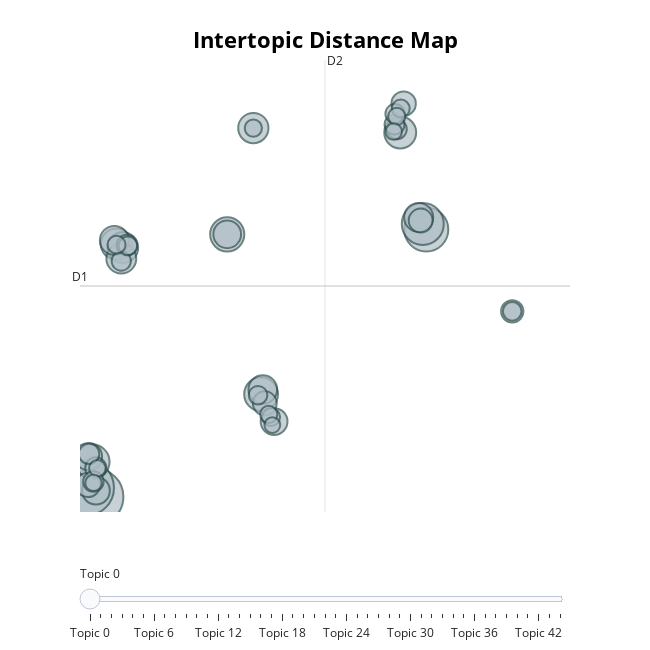

Source (notebook cell):
### Markdown cell above
## Visualize Topics
After having trained our `BERTopic` model, we can iteratively go through perhaps a hundred topic to get a good 
understanding of the topics that were extract. However, that takes quite some time and lacks a global representation. 
Instead, we can visualize the topics that were generated in a way very similar to 
[LDAvis](https://github.com/cpsievert/LDAvis):

### Code cell
topic_model.visualize_topics()

### Figure 1 — Plotly figure (JSON) as saved in the notebook; plotly's stock layout.template omitted (floating-point values rounded to 4 significant figures; data arrays with more than 128 entries replaced by an {"elided": "..."} marker saying what was removed)
{"data": [{"customdata": {"elided": "45x3 mixed values"}, "hovertemplate": "<b>Topic %{customdata[0]}</b><br>Words: %{customdata[1]}<br>Size: %{customdata[2]}", "legendgroup": "", "marker": {"color": "#B0BEC5", "line": {"color": "DarkSlateGrey", "width": 2}, "size": [129, 125, 78, 71, 47, 47, 46, 41, 39, 38, 37, 36, 34, 34, 33, 31, 31, 30, 29, 24, 24, 23, 23, 20, 18, 17, 17, 17, 16, 16, 15, 15, 14, 14, 14, 13, 13, 13, 12, 12, 12, 11, 11, 11, 10], "sizemode": "area", "sizeref": 0.08063, "symbol": "circle"}, "mode": "markers", "name": "", "orientation": "v", "showlegend": false, "type": "scatter", "x": [-2.543, -3.256, 23.79, 23.5, 7.96, -2.753, 10.65, 21.71, -0.8565, -0.3425, 10.04, -0.4598, -1.009, 23.18, 10.79, -2.476, 7.96, -3.073, 11.68, -3.113, 21.98, 10.95, 23.34, 30.62, -2.491, -2.681, -0.01639, -3.027, 21.44, 21.26, -0.464, 21.3, 30.61, 10.41, 0.0621, 21.75, 11.45, -0.8388, 21.44, 11.26, 10.04, -2.362, 21.19, -2.67, 11.54], "xaxis": "x", "y": [-5.041, -4.593, 8.179, 8.458, 7.944, -3.307, 0.03545, 12.99, 7.469, 7.287, 13.2, 6.745, 7.644, 8.782, 0.2659, -4.74, 7.944, -3.052, -1.321, -4.453, 14.41, -0.4179, 8.627, 4.134, -3.616, -4.293, 7.411, -2.912, 13.14, 13.38, 6.623, 13.92, 4.135, -0.01655, 7.37, 14.17, -1.097, 7.431, 13.78, -0.9642, 13.2, -3.635, 13.03, -4.352, -1.494], "yaxis": "y"}], "layout": {"annotations": [{"showarrow": false, "text": "D1", "x": -3.744, "y": 5.387, "yshift": 10}, {"showarrow": false, "text": "D2", "x": 15.73, "xshift": 10, "y": 16.57}], "height": 650, "hoverlabel": {"bgcolor": "white", "font": {"family": "Rockwell", "size": 16}}, "legend": {"itemsizing": "constant", "tracegroupgap": 0}, "margin": {"t": 60}, "shapes": [{"line": {"color": "#CFD8DC", "width": 2}, "type": "line", "x0": 15.73, "x1": 15.73, "y0": -5.797, "y1": 16.57}, {"line": {"color": "#9E9E9E", "width": 2}, "type": "line", "x0": -3.744, "x1": 35.21, "y0": 5.387, "y1": 5.387}], "sliders": [{"active": 0, "pad": {"t": 50}, "steps": [{"args": [{"marker.color": [["red", "#B0BEC5", "#B0BEC5", "#B0BEC5", "#B0BEC5", "#B0BEC5", "#B0BEC5", "#B0BEC5", "#B0BEC5", "#B0BEC5", "#B0BEC5", "#B0BEC5", "#B0BEC5", "#B0BEC5", "#B0BEC5", "#B0BEC5", "#B0BEC5", "#B0BEC5", "#B0BEC5", "#B0BEC5", "#B0BEC5", "#B0BEC5", "#B0BEC5", "#B0BEC5", "#B0BEC5", "#B0BEC5", "#B0BEC5", "#B0BEC5", "#B0BEC5", "#B0BEC5", "#B0BEC5", "#B0BEC5", "#B0BEC5", "#B0BEC5", "#B0BEC5", "#B0BEC5", "#B0BEC5", "#B0BEC5", "#B0BEC5", "#B0BEC5", "#B0BEC5", "#B0BEC5", "#B0BEC5", "#B0BEC5", "#B0BEC5"]]}], "label": "Topic 0", "method": "update"}, {"args": [{"marker.color": [["#B0BEC5", "red", "#B0BEC5", "#B0BEC5", "#B0BEC5", "#B0BEC5", "#B0BEC5", "#B0BEC5", "#B0BEC5", "#B0BEC5", "#B0BEC5", "#B0BEC5", "#B0BEC5", "#B0BEC5", "#B0BEC5", "#B0BEC5", "#B0BEC5", "#B0BEC5", "#B0BEC5", "#B0BEC5", "#B0BEC5", "#B0BEC5", "#B0BEC5", "#B0BEC5", "#B0BEC5", "#B0BEC5", "#B0BEC5", "#B0BEC5", "#B0BEC5", "#B0BEC5", "#B0BEC5", "#B0BEC5", "#B0BEC5", "#B0BEC5", "#B0BEC5", "#B0BEC5", "#B0BEC5", "#B0BEC5", "#B0BEC5", "#B0BEC5", "#B0BEC5", "#B0BEC5", "#B0BEC5", "#B0BEC5", "#B0BEC5"]]}], "label": "Topic 1", "method": "update"}, {"args": [{"marker.color": [["#B0BEC5", "#B0BEC5", "red", "#B0BEC5", "#B0BEC5", "#B0BEC5", "#B0BEC5", "#B0BEC5", "#B0BEC5", "#B0BEC5", "#B0BEC5", "#B0BEC5", "#B0BEC5", "#B0BEC5", "#B0BEC5", "#B0BEC5", "#B0BEC5", "#B0BEC5", "#B0BEC5", "#B0BEC5", "#B0BEC5", "#B0BEC5", "#B0BEC5", "#B0BEC5", "#B0BEC5", "#B0BEC5", "#B0BEC5", "#B0BEC5", "#B0BEC5", "#B0BEC5", "#B0BEC5", "#B0BEC5", "#B0BEC5", "#B0BEC5", "#B0BEC5", "#B0BEC5", "#B0BEC5", "#B0BEC5", "#B0BEC5", "#B0BEC5", "#B0BEC5", "#B0BEC5", "#B0BEC5", "#B0BEC5", "#B0BEC5"]]}], "label": "Topic 2", "method": "update"}, {"args": [{"marker.color": [["#B0BEC5", "#B0BEC5", "#B0BEC5", "red", "#B0BEC5", "#B0BEC5", "#B0BEC5", "#B0BEC5", "#B0BEC5", "#B0BEC5", "#B0BEC5", "#B0BEC5", "#B0BEC5", "#B0BEC5", "#B0BEC5", "#B0BEC5", "#B0BEC5", "#B0BEC5", "#B0BEC5", "#B0BEC5", "#B0BEC5", "#B0BEC5", "#B0BEC5", "#B0BEC5", "#B0BEC5", "#B0BEC5", "#B0BEC5", "#B0BEC5", "#B0BEC5", "#B0BEC5", "#B0BEC5", "#B0BEC5", "#B0BEC5", "#B0BEC5", "#B0BEC5", "#B0BEC5", "#B0BEC5", "#B0BEC5", "#B0BEC5", "#B0BEC5", "#B0BEC5", "#B0BEC5", "#B0BEC5", "#B0BEC5", "#B0BEC5"]]}], "label": "Topic 3", "method": "update"}, {"args": [{"marker.color": [["#B0BEC5", "#B0BEC5", "#B0BEC5", "#B0BEC5", "red", "#B0BEC5", "#B0BEC5", "#B0BEC5", "#B0BEC5", "#B0BEC5", "#B0BEC5", "#B0BEC5", "#B0BEC5", "#B0BEC5", "#B0BEC5", "#B0BEC5", "#B0BEC5", "#B0BEC5", "#B0BEC5", "#B0BEC5", "#B0BEC5", "#B0BEC5", "#B0BEC5", "#B0BEC5", "#B0BEC5", "#B0BEC5", "#B0BEC5", "#B0BEC5", "#B0BEC5", "#B0BEC5", "#B0BEC5", "#B0BEC5", "#B0BEC5", "#B0BEC5", "#B0BEC5", "#B0BEC5", "#B0BEC5", "#B0BEC5", "#B0BEC5", "#B0BEC5", "#B0BEC5", "#B0BEC5", "#B0BEC5", "#B0BEC5", "#B0BEC5"]]}], "label": "Topic 4", "method": "update"}, {"args": [{"marker.color": [["#B0BEC5", "#B0BEC5", "#B0BEC5", "#B0BEC5", "#B0BEC5", "red", "#B0BEC5", "#B0BEC5", "#B0BEC5", "#B0BEC5", "#B0BEC5", "#B0BEC5", "#B0BEC5", "#B0BEC5", "#B0BEC5", "#B0BEC5", "#B0BEC5", "#B0BEC5", "#B0BEC5", "#B0BEC5", "#B0BEC5", "#B0BEC5", "#B0BEC5", "#B0BEC5", "#B0BEC5", "#B0BEC5", "#B0BEC5", "#B0BEC5", "#B0BEC5", "#B0BEC5", "#B0BEC5", "#B0BEC5", "#B0BEC5", "#B0BEC5", "#B0BEC5", "#B0BEC5", "#B0BEC5", "#B0BEC5", "#B0BEC5", "#B0BEC5", "#B0BEC5", "#B0BEC5", "#B0BEC5", "#B0BEC5", "#B0BEC5"]]}], "label": "Topic 5", "method": "update"}, {"args": [{"marker.color": [["#B0BEC5", "#B0BEC5", "#B0BEC5", "#B0BEC5", "#B0BEC5", "#B0BEC5", "red", "#B0BEC5", "#B0BEC5", "#B0BEC5", "#B0BEC5", "#B0BEC5", "#B0BEC5", "#B0BEC5", "#B0BEC5", "#B0BEC5", "#B0BEC5", "#B0BEC5", "#B0BEC5", "#B0BEC5", "#B0BEC5", "#B0BEC5", "#B0BEC5", "#B0BEC5", "#B0BEC5", "#B0BEC5", "#B0BEC5", "#B0BEC5", "#B0BEC5", "#B0BEC5", "#B0BEC5", "#B0BEC5", "#B0BEC5", "#B0BEC5", "#B0BEC5", "#B0BEC5", "#B0BEC5", "#B0BEC5", "#B0BEC5", "#B0BEC5", "#B0BEC5", "#B0BEC5", "#B0BEC5", "#B0BEC5", "#B0BEC5"]]}], "label": "Topic 6", "method": "update"}, {"args": [{"marker.color": [["#B0BEC5", "#B0BEC5", "#B0BEC5", "#B0BEC5", "#B0BEC5", "#B0BEC5", "#B0BEC5", "red", "#B0BEC5", "#B0BEC5", "#B0BEC5", "#B0BEC5", "#B0BEC5", "#B0BEC5", "#B0BEC5", "#B0BEC5", "#B0BEC5", "#B0BEC5", "#B0BEC5", "#B0BEC5", "#B0BEC5", "#B0BEC5", "#B0BEC5", "#B0BEC5", "#B0BEC5", "#B0BEC5", "#B0BEC5", "#B0BEC5", "#B0BEC5", "#B0BEC5", "#B0BEC5", "#B0BEC5", "#B0BEC5", "#B0BEC5", "#B0BEC5", "#B0BEC5", "#B0BEC5", "#B0BEC5", "#B0BEC5", "#B0BEC5", "#B0BEC5", "#B0BEC5", "#B0BEC5", "#B0BEC5", "#B0BEC5"]]}], "label": "Topic 7", "method": "update"}, {"args": [{"marker.color": [["#B0BEC5", "#B0BEC5", "#B0BEC5", "#B0BEC5", "#B0BEC5", "#B0BEC5", "#B0BEC5", "#B0BEC5", "red", "#B0BEC5", "#B0BEC5", "#B0BEC5", "#B0BEC5", "#B0BEC5", "#B0BEC5", "#B0BEC5", "#B0BEC5", "#B0BEC5", "#B0BEC5", "#B0BEC5", "#B0BEC5", "#B0BEC5", "#B0BEC5", "#B0BEC5", "#B0BEC5", "#B0BEC5", "#B0BEC5", "#B0BEC5", "#B0BEC5", "#B0BEC5", "#B0BEC5", "#B0BEC5", "#B0BEC5", "#B0BEC5", "#B0BEC5", "#B0BEC5", "#B0BEC5", "#B0BEC5", "#B0BEC5", "#B0BEC5", "#B0BEC5", "#B0BEC5", "#B0BEC5", "#B0BEC5", "#B0BEC5"]]}], "label": "Topic 8", "method": "update"}, {"args": [{"marker.color": [["#B0BEC5", "#B0BEC5", "#B0BEC5", "#B0BEC5", "#B0BEC5", "#B0BEC5", "#B0BEC5", "#B0BEC5", "#B0BEC5", "red", "#B0BEC5", "#B0BEC5", "#B0BEC5", "#B0BEC5", "#B0BEC5", "#B0BEC5", "#B0BEC5", "#B0BEC5", "#B0BEC5", "#B0BEC5", "#B0BEC5", "#B0BEC5", "#B0BEC5", "#B0BEC5", "#B0BEC5", "#B0BEC5", "#B0BEC5", "#B0BEC5", "#B0BEC5", "#B0BEC5", "#B0BEC5", "#B0BEC5", "#B0BEC5", "#B0BEC5", "#B0BEC5", "#B0BEC5", "#B0BEC5", "#B0BEC5", "#B0BEC5", "#B0BEC5", "#B0BEC5", "#B0BEC5", "#B0BEC5", "#B0BEC5", "#B0BEC5"]]}], "label": "Topic 9", "method": "update"}, {"args": [{"marker.color": [["#B0BEC5", "#B0BEC5", "#B0BEC5", "#B0BEC5", "#B0BEC5", "#B0BEC5", "#B0BEC5", "#B0BEC5", "#B0BEC5", "#B0BEC5", "red", "#B0BEC5", "#B0BEC5", "#B0BEC5", "#B0BEC5", "#B0BEC5", "#B0BEC5", "#B0BEC5", "#B0BEC5", "#B0BEC5", "#B0BEC5", "#B0BEC5", "#B0BEC5", "#B0BEC5", "#B0BEC5", "#B0BEC5", "#B0BEC5", "#B0BEC5", "#B0BEC5", "#B0BEC5", "#B0BEC5", "#B0BEC5", "#B0BEC5", "#B0BEC5", "#B0BEC5", "#B0BEC5", "#B0BEC5", "#B0BEC5", "#B0BEC5", "#B0BEC5", "#B0BEC5", "#B0BEC5", "#B0BEC5", "#B0BEC5", "#B0BEC5"]]}], "label": "Topic 10", "method": "update"}, {"args": [{"marker.color": [["#B0BEC5", "#B0BEC5", "#B0BEC5", "#B0BEC5", "#B0BEC5", "#B0BEC5", "#B0BEC5", "#B0BEC5", "#B0BEC5", "#B0BEC5", "#B0BEC5", "red", "#B0BEC5", "#B0BEC5", "#B0BEC5", "#B0BEC5", "#B0BEC5", "#B0BEC5", "#B0BEC5", "#B0BEC5", "#B0BEC5", "#B0BEC5", "#B0BEC5", "#B0BEC5", "#B0BEC5", "#B0BEC5", "#B0BEC5", "#B0BEC5", "#B0BEC5", "#B0BEC5", "#B0BEC5", "#B0BEC5", "#B0BEC5", "#B0BEC5", "#B0BEC5", "#B0BEC5", "#B0BEC5", "#B0BEC5", "#B0BEC5", "#B0BEC5", "#B0BEC5", "#B0BEC5", "#B0BEC5", "#B0BEC5", "#B0BEC5"]]}], "label": "Topic 11", "method": "update"}, {"args": [{"marker.color": [["#B0BEC5", "#B0BEC5", "#B0BEC5", "#B0BEC5", "#B0BEC5", "#B0BEC5", "#B0BEC5", "#B0BEC5", "#B0BEC5", "#B0BEC5", "#B0BEC5", "#B0BEC5", "red", "#B0BEC5", "#B0BEC5", "#B0BEC5", "#B0BEC5", "#B0BEC5", "#B0BEC5", "#B0BEC5", "#B0BEC5", "#B0BEC5", "#B0BEC5", "#B0BEC5", "#B0BEC5", "#B0BEC5", "#B0BEC5", "#B0BEC5", "#B0BEC5", "#B0BEC5", "#B0BEC5", "#B0BEC5", "#B0BEC5", "#B0BEC5", "#B0BEC5", "#B0BEC5", "#B0BEC5", "#B0BEC5", "#B0BEC5", "#B0BEC5", "#B0BEC5", "#B0BEC5", "#B0BEC5", "#B0BEC5", "#B0BEC5"]]}], "label": "Topic 12", "method": "update"}, {"args": [{"marker.color": [["#B0BEC5", "#B0BEC5", "#B0BEC5", "#B0BEC5", "#B0BEC5", "#B0BEC5", "#B0BEC5", "#B0BEC5", "#B0BEC5", "#B0BEC5", "#B0BEC5", "#B0BEC5", "#B0BEC5", "red", "#B0BEC5", "#B0BEC5", "#B0BEC5", "#B0BEC5", "#B0BEC5", "#B0BEC5", "#B0BEC5", "#B0BEC5", "#B0BEC5", "#B0BEC5", "#B0BEC5", "#B0BEC5", "#B0BEC5", "#B0BEC5", "#B0BEC5", "#B0BEC5", "#B0BEC5", "#B0BEC5", "#B0BEC5", "#B0BEC5", "#B0BEC5", "#B0BEC5", "#B0BEC5", "#B0BEC5", "#B0BEC5", "#B0BEC5", "#B0BEC5", "#B0BEC5", "#B0BEC5", "#B0BEC5", "#B0BEC5"]]}], "label": "Topic 13", "method": "update"}, {"args": [{"marker.color": [["#B0BEC5", "#B0BEC5", "#B0BEC5", "#B0BEC5", "#B0BEC5", "#B0BEC5", "#B0BEC5", "#B0BEC5", "#B0BEC5", "#B0BEC5", "#B0BEC5", "#B0BEC5", "#B0BEC5", "#B0BEC5", "red", "#B0BEC5", "#B0BEC5", "#B0BEC5", "#B0BEC5", "#B0BEC5", "#B0BEC5", "#B0BEC5", "#B0BEC5", "#B0BEC5", "#B0BEC5", "#B0BEC5", "#B0BEC5", "#B0BEC5", "#B0BEC5", "#B0BEC5", "#B0BEC5", "#B0BEC5", "#B0BEC5", "#B0BEC5", "#B0BEC5", "#B0BEC5", "#B0BEC5", "#B0BEC5", "#B0BEC5", "#B0BEC5", "#B0BEC5", "#B0BEC5", "#B0BEC5", "#B0BEC5", "#B0BEC5"]]}], "label": "Topic 14", "method": "update"}, {"args": [{"marker.color": [["#B0BEC5", "#B0BEC5", "#B0BEC5", "#B0BEC5", "#B0BEC5", "#B0BEC5", "#B0BEC5", "#B0BEC5", "#B0BEC5", "#B0BEC5", "#B0BEC5", "#B0BEC5", "#B0BEC5", "#B0BEC5", "#B0BEC5", "red", "#B0BEC5", "#B0BEC5", "#B0BEC5", "#B0BEC5", "#B0BEC5", "#B0BEC5", "#B0BEC5", "#B0BEC5", "#B0BEC5", "#B0BEC5", "#B0BEC5", "#B0BEC5", "#B0BEC5", "#B0BEC5", "#B0BEC5", "#B0BEC5", "#B0BEC5", "#B0BEC5", "#B0BEC5", "#B0BEC5", "#B0BEC5", "#B0BEC5", "#B0BEC5", "#B0BEC5", "#B0BEC5", "#B0BEC5", "#B0BEC5", "#B0BEC5", "#B0BEC5"]]}], "label": "Topic 15", "method": "update"}, {"args": [{"marker.color": [["#B0BEC5", "#B0BEC5", "#B0BEC5", "#B0BEC5", "#B0BEC5", "#B0BEC5", "#B0BEC5", "#B0BEC5", "#B0BEC5", "#B0BEC5", "#B0BEC5", "#B0BEC5", "#B0BEC5", "#B0BEC5", "#B0BEC5", "#B0BEC5", "red", "#B0BEC5", "#B0BEC5", "#B0BEC5", "#B0BEC5", "#B0BEC5", "#B0BEC5", "#B0BEC5", "#B0BEC5", "#B0BEC5", "#B0BEC5", "#B0BEC5", "#B0BEC5", "#B0BEC5", "#B0BEC5", "#B0BEC5", "#B0BEC5", "#B0BEC5", "#B0BEC5", "#B0BEC5", "#B0BEC5", "#B0BEC5", "#B0BEC5", "#B0BEC5", "#B0BEC5", "#B0BEC5", "#B0BEC5", "#B0BEC5", "#B0BEC5"]]}], "label": "Topic 16", "method": "update"}, {"args": [{"marker.color": [["#B0BEC5", "#B0BEC5", "#B0BEC5", "#B0BEC5", "#B0BEC5", "#B0BEC5", "#B0BEC5", "#B0BEC5", "#B0BEC5", "#B0BEC5", "#B0BEC5", "#B0BEC5", "#B0BEC5", "#B0BEC5", "#B0BEC5", "#B0BEC5", "#B0BEC5", "red", "#B0BEC5", "#B0BEC5", "#B0BEC5", "#B0BEC5", "#B0BEC5", "#B0BEC5", "#B0BEC5", "#B0BEC5", "#B0BEC5", "#B0BEC5", "#B0BEC5", "#B0BEC5", "#B0BEC5", "#B0BEC5", "#B0BEC5", "#B0BEC5", "#B0BEC5", "#B0BEC5", "#B0BEC5", "#B0BEC5", "#B0BEC5", "#B0BEC5", "#B0BEC5", "#B0BEC5", "#B0BEC5", "#B0BEC5", "#B0BEC5"]]}], "label": "Topic 17", "method": "update"}, {"args": [{"marker.color": [["#B0BEC5", "#B0BEC5", "#B0BEC5", "#B0BEC5", "#B0BEC5", "#B0BEC5", "#B0BEC5", "#B0BEC5", "#B0BEC5", "#B0BEC5", "#B0BEC5", "#B0BEC5", "#B0BEC5", "#B0BEC5", "#B0BEC5", "#B0BEC5", "#B0BEC5", "#B0BEC5", "red", "#B0BEC5", "#B0BEC5", "#B0BEC5", "#B0BEC5", "#B0BEC5", "#B0BEC5", "#B0BEC5", "#B0BEC5", "#B0BEC5", "#B0BEC5", "#B0BEC5", "#B0BEC5", "#B0BEC5", "#B0BEC5", "#B0BEC5", "#B0BEC5", "#B0BEC5", "#B0BEC5", "#B0BEC5", "#B0BEC5", "#B0BEC5", "#B0BEC5", "#B0BEC5", "#B0BEC5", "#B0BEC5", "#B0BEC5"]]}], "label": "Topic 18", "method": "update"}, {"args": [{"marker.color": [["#B0BEC5", "#B0BEC5", "#B0BEC5", "#B0BEC5", "#B0BEC5", "#B0BEC5", "#B0BEC5", "#B0BEC5", "#B0BEC5", "#B0BEC5", "#B0BEC5", "#B0BEC5", "#B0BEC5", "#B0BEC5", "#B0BEC5", "#B0BEC5", "#B0BEC5", "#B0BEC5", "#B0BEC5", "red", "#B0BEC5", "#B0BEC5", "#B0BEC5", "#B0BEC5", "#B0BEC5", "#B0BEC5", "#B0BEC5", "#B0BEC5", "#B0BEC5", "#B0BEC5", "#B0BEC5", "#B0BEC5", "#B0BEC5", "#B0BEC5", "#B0BEC5", "#B0BEC5", "#B0BEC5", "#B0BEC5", "#B0BEC5", "#B0BEC5", "#B0BEC5", "#B0BEC5", "#B0BEC5", "#B0BEC5", "#B0BEC5"]]}], "label": "Topic 19", "method": "update"}, {"args": [{"marker.color": [["#B0BEC5", "#B0BEC5", "#B0BEC5", "#B0BEC5", "#B0BEC5", "#B0BEC5", "#B0BEC5", "#B0BEC5", "#B0BEC5", "#B0BEC5", "#B0BEC5", "#B0BEC5", "#B0BEC5", "#B0BEC5", "#B0BEC5", "#B0BEC5", "#B0BEC5", "#B0BEC5", "#B0BEC5", "#B0BEC5", "red", "#B0BEC5", "#B0BEC5", "#B0BEC5", "#B0BEC5", "#B0BEC5", "#B0BEC5", "#B0BEC5", "#B0BEC5", "#B0BEC5", "#B0BEC5", "#B0BEC5", "#B0BEC5", "#B0BEC5", "#B0BEC5", "#B0BEC5", "#B0BEC5", "#B0BEC5", "#B0BEC5", "#B0BEC5", "#B0BEC5", "#B0BEC5", "#B0BEC5", "#B0BEC5", "#B0BEC5"]]}], "label": "Topic 20", "method": "update"}, {"args": [{"marker.color": [["#B0BEC5", "#B0BEC5", "#B0BEC5", "#B0BEC5", "#B0BEC5", "#B0BEC5", "#B0BEC5", "#B0BEC5", "#B0BEC5", "#B0BEC5", "#B0BEC5", "#B0BEC5", "#B0BEC5", "#B0BEC5", "#B0BEC5", "#B0BEC5", "#B0BEC5", "#B0BEC5", "#B0BEC5", "#B0BEC5", "#B0BEC5", "red", "#B0BEC5", "#B0BEC5", "#B0BEC5", "#B0BEC5", "#B0BEC5", "#B0BEC5", "#B0BEC5", "#B0BEC5", "#B0BEC5", "#B0BEC5", "#B0BEC5", "#B0BEC5", "#B0BEC5", "#B0BEC5", "#B0BEC5", "#B0BEC5", "#B0BEC5", "#B0BEC5", "#B0BEC5", "#B0BEC5", "#B0BEC5", "#B0BEC5", "#B0BEC5"]]}], "label": "Topic 21", "method": "update"}, {"args": [{"marker.color": [["#B0BEC5", "#B0BEC5", "#B0BEC5", "#B0BEC5", "#B0BEC5", "#B0BEC5", "#B0BEC5", "#B0BEC5", "#B0BEC5", "#B0BEC5", "#B0BEC5", "#B0BEC5", "#B0BEC5", "#B0BEC5", "#B0BEC5", "#B0BEC5", "#B0BEC5", "#B0BEC5", "#B0BEC5", "#B0BEC5", "#B0BEC5", "#B0BEC5", "red", "#B0BEC5", "#B0BEC5", "#B0BEC5", "#B0BEC5", "#B0BEC5", "#B0BEC5", "#B0BEC5", "#B0BEC5", "#B0BEC5", "#B0BEC5", "#B0BEC5", "#B0BEC5", "#B0BEC5", "#B0BEC5", "#B0BEC5", "#B0BEC5", "#B0BEC5", "#B0BEC5", "#B0BEC5", "#B0BEC5", "#B0BEC5", "#B0BEC5"]]}], "label": "Topic 22", "method": "update"}, {"args": [{"marker.color": [["#B0BEC5", "#B0BEC5", "#B0BEC5", "#B0BEC5", "#B0BEC5", "#B0BEC5", "#B0BEC5", "#B0BEC5", "#B0BEC5", "#B0BEC5", "#B0BEC5", "#B0BEC5", "#B0BEC5", "#B0BEC5", "#B0BEC5", "#B0BEC5", "#B0BEC5", "#B0BEC5", "#B0BEC5", "#B0BEC5", "#B0BEC5", "#B0BEC5", "#B0BEC5", "red", "#B0BEC5", "#B0BEC5", "#B0BEC5", "#B0BEC5", "#B0BEC5", "#B0BEC5", "#B0BEC5", "#B0BEC5", "#B0BEC5", "#B0BEC5", "#B0BEC5", "#B0BEC5", "#B0BEC5", "#B0BEC5", "#B0BEC5", "#B0BEC5", "#B0BEC5", "#B0BEC5", "#B0BEC5", "#B0BEC5", "#B0BEC5"]]}], "label": "Topic 23", "method": "update"}, {"args": [{"marker.color": [["#B0BEC5", "#B0BEC5", "#B0BEC5", "#B0BEC5", "#B0BEC5", "#B0BEC5", "#B0BEC5", "#B0BEC5", "#B0BEC5", "#B0BEC5", "#B0BEC5", "#B0BEC5", "#B0BEC5", "#B0BEC5", "#B0BEC5", "#B0BEC5", "#B0BEC5", "#B0BEC5", "#B0BEC5", "#B0BEC5", "#B0BEC5", "#B0BEC5", "#B0BEC5", "#B0BEC5", "red", "#B0BEC5", "#B0BEC5", "#B0BEC5", "#B0BEC5", "#B0BEC5", "#B0BEC5", "#B0BEC5", "#B0BEC5", "#B0BEC5", "#B0BEC5", "#B0BEC5", "#B0BEC5", "#B0BEC5", "#B0BEC5", "#B0BEC5", "#B0BEC5", "#B0BEC5", "#B0BEC5", "#B0BEC5", "#B0BEC5"]]}], "label": "Topic 24", "method": "update"}, {"args": [{"marker.color": [["#B0BEC5", "#B0BEC5", "#B0BEC5", "#B0BEC5", "#B0BEC5", "#B0BEC5", "#B0BEC5", "#B0BEC5", "#B0BEC5", "#B0BEC5", "#B0BEC5", "#B0BEC5", "#B0BEC5", "#B0BEC5", "#B0BEC5", "#B0BEC5", "#B0BEC5", "#B0BEC5", "#B0BEC5", "#B0BEC5", "#B0BEC5", "#B0BEC5", "#B0BEC5", "#B0BEC5", "#B0BEC5", "red", "#B0BEC5", "#B0BEC5", "#B0BEC5", "#B0BEC5", "#B0BEC5", "#B0BEC5", "#B0BEC5", "#B0BEC5", "#B0BEC5", "#B0BEC5", "#B0BEC5", "#B0BEC5", "#B0BEC5", "#B0BEC5", "#B0BEC5", "#B0BEC5", "#B0BEC5", "#B0BEC5", "#B0BEC5"]]}], "label": "Topic 25", "method": "update"}, {"args": [{"marker.color": [["#B0BEC5", "#B0BEC5", "#B0BEC5", "#B0BEC5", "#B0BEC5", "#B0BEC5", "#B0BEC5", "#B0BEC5", "#B0BEC5", "#B0BEC5", "#B0BEC5", "#B0BEC5", "#B0BEC5", "#B0BEC5", "#B0BEC5", "#B0BEC5", "#B0BEC5", "#B0BEC5", "#B0BEC5", "#B0BEC5", "#B0BEC5", "#B0BEC5", "#B0BEC5", "#B0BEC5", "#B0BEC5", "#B0BEC5", "red", "#B0BEC5", "#B0BEC5", "#B0BEC5", "#B0BEC5", "#B0BEC5", "#B0BEC5", "#B0BEC5", "#B0BEC5", "#B0BEC5", "#B0BEC5", "#B0BEC5", "#B0BEC5", "#B0BEC5", "#B0BEC5", "#B0BEC5", "#B0BEC5", "#B0BEC5", "#B0BEC5"]]}], "label": "Topic 26", "method": "update"}, {"args": [{"marker.color": [["#B0BEC5", "#B0BEC5", "#B0BEC5", "#B0BEC5", "#B0BEC5", "#B0BEC5", "#B0BEC5", "#B0BEC5", "#B0BEC5", "#B0BEC5", "#B0BEC5", "#B0BEC5", "#B0BEC5", "#B0BEC5", "#B0BEC5", "#B0BEC5", "#B0BEC5", "#B0BEC5", "#B0BEC5", "#B0BEC5", "#B0BEC5", "#B0BEC5", "#B0BEC5", "#B0BEC5", "#B0BEC5", "#B0BEC5", "#B0BEC5", "red", "#B0BEC5", "#B0BEC5", "#B0BEC5", "#B0BEC5", "#B0BEC5", "#B0BEC5", "#B0BEC5", "#B0BEC5", "#B0BEC5", "#B0BEC5", "#B0BEC5", "#B0BEC5", "#B0BEC5", "#B0BEC5", "#B0BEC5", "#B0BEC5", "#B0BEC5"]]}], "label": "Topic 27", "method": "update"}, {"args": [{"marker.color": [["#B0BEC5", "#B0BEC5", "#B0BEC5", "#B0BEC5", "#B0BEC5", "#B0BEC5", "#B0BEC5", "#B0BEC5", "#B0BEC5", "#B0BEC5", "#B0BEC5", "#B0BEC5", "#B0BEC5", "#B0BEC5", "#B0BEC5", "#B0BEC5", "#B0BEC5", "#B0BEC5", "#B0BEC5", "#B0BEC5", "#B0BEC5", "#B0BEC5", "#B0BEC5", "#B0BEC5", "#B0BEC5", "#B0BEC5", "#B0BEC5", "#B0BEC5", "red", "#B0BEC5", "#B0BEC5", "#B0BEC5", "#B0BEC5", "#B0BEC5", "#B0BEC5", "#B0BEC5", "#B0BEC5", "#B0BEC5", "#B0BEC5", "#B0BEC5", "#B0BEC5", "#B0BEC5", "#B0BEC5", "#B0BEC5", "#B0BEC5"]]}], "label": "Topic 28", "method": "update"}, {"args": [{"marker.color": [["#B0BEC5", "#B0BEC5", "#B0BEC5", "#B0BEC5", "#B0BEC5", "#B0BEC5", "#B0BEC5", "#B0BEC5", "#B0BEC5", "#B0BEC5", "#B0BEC5", "#B0BEC5", "#B0BEC5", "#B0BEC5", "#B0BEC5", "#B0BEC5", "#B0BEC5", "#B0BEC5", "#B0BEC5", "#B0BEC5", "#B0BEC5", "#B0BEC5", "#B0BEC5", "#B0BEC5", "#B0BEC5", "#B0BEC5", "#B0BEC5", "#B0BEC5", "#B0BEC5", "red", "#B0BEC5", "#B0BEC5", "#B0BEC5", "#B0BEC5", "#B0BEC5", "#B0BEC5", "#B0BEC5", "#B0BEC5", "#B0BEC5", "#B0BEC5", "#B0BEC5", "#B0BEC5", "#B0BEC5", "#B0BEC5", "#B0BEC5"]]}], "label": "Topic 29", "method": "update"}, {"args": [{"marker.color": [["#B0BEC5", "#B0BEC5", "#B0BEC5", "#B0BEC5", "#B0BEC5", "#B0BEC5", "#B0BEC5", "#B0BEC5", "#B0BEC5", "#B0BEC5", "#B0BEC5", "#B0BEC5", "#B0BEC5", "#B0BEC5", "#B0BEC5", "#B0BEC5", "#B0BEC5", "#B0BEC5", "#B0BEC5", "#B0BEC5", "#B0BEC5", "#B0BEC5", "#B0BEC5", "#B0BEC5", "#B0BEC5", "#B0BEC5", "#B0BEC5", "#B0BEC5", "#B0BEC5", "#B0BEC5", "red", "#B0BEC5", "#B0BEC5", "#B0BEC5", "#B0BEC5", "#B0BEC5", "#B0BEC5", "#B0BEC5", "#B0BEC5", "#B0BEC5", "#B0BEC5", "#B0BEC5", "#B0BEC5", "#B0BEC5", "#B0BEC5"]]}], "label": "Topic 30", "method": "update"}, {"args": [{"marker.color": [["#B0BEC5", "#B0BEC5", "#B0BEC5", "#B0BEC5", "#B0BEC5", "#B0BEC5", "#B0BEC5", "#B0BEC5", "#B0BEC5", "#B0BEC5", "#B0BEC5", "#B0BEC5", "#B0BEC5", "#B0BEC5", "#B0BEC5", "#B0BEC5", "#B0BEC5", "#B0BEC5", "#B0BEC5", "#B0BEC5", "#B0BEC5", "#B0BEC5", "#B0BEC5", "#B0BEC5", "#B0BEC5", "#B0BEC5", "#B0BEC5", "#B0BEC5", "#B0BEC5", "#B0BEC5", "#B0BEC5", "red", "#B0BEC5", "#B0BEC5", "#B0BEC5", "#B0BEC5", "#B0BEC5", "#B0BEC5", "#B0BEC5", "#B0BEC5", "#B0BEC5", "#B0BEC5", "#B0BEC5", "#B0BEC5", "#B0BEC5"]]}], "label": "Topic 31", "method": "update"}, {"args": [{"marker.color": [["#B0BEC5", "#B0BEC5", "#B0BEC5", "#B0BEC5", "#B0BEC5", "#B0BEC5", "#B0BEC5", "#B0BEC5", "#B0BEC5", "#B0BEC5", "#B0BEC5", "#B0BEC5", "#B0BEC5", "#B0BEC5", "#B0BEC5", "#B0BEC5", "#B0BEC5", "#B0BEC5", "#B0BEC5", "#B0BEC5", "#B0BEC5", "#B0BEC5", "#B0BEC5", "#B0BEC5", "#B0BEC5", "#B0BEC5", "#B0BEC5", "#B0BEC5", "#B0BEC5", "#B0BEC5", "#B0BEC5", "#B0BEC5", "red", "#B0BEC5", "#B0BEC5", "#B0BEC5", "#B0BEC5", "#B0BEC5", "#B0BEC5", "#B0BEC5", "#B0BEC5", "#B0BEC5", "#B0BEC5", "#B0BEC5", "#B0BEC5"]]}], "label": "Topic 32", "method": "update"}, {"args": [{"marker.color": [["#B0BEC5", "#B0BEC5", "#B0BEC5", "#B0BEC5", "#B0BEC5", "#B0BEC5", "#B0BEC5", "#B0BEC5", "#B0BEC5", "#B0BEC5", "#B0BEC5", "#B0BEC5", "#B0BEC5", "#B0BEC5", "#B0BEC5", "#B0BEC5", "#B0BEC5", "#B0BEC5", "#B0BEC5", "#B0BEC5", "#B0BEC5", "#B0BEC5", "#B0BEC5", "#B0BEC5", "#B0BEC5", "#B0BEC5", "#B0BEC5", "#B0BEC5", "#B0BEC5", "#B0BEC5", "#B0BEC5", "#B0BEC5", "#B0BEC5", "red", "#B0BEC5", "#B0BEC5", "#B0BEC5", "#B0BEC5", "#B0BEC5", "#B0BEC5", "#B0BEC5", "#B0BEC5", "#B0BEC5", "#B0BEC5", "#B0BEC5"]]}], "label": "Topic 33", "method": "update"}, {"args": [{"marker.color": [["#B0BEC5", "#B0BEC5", "#B0BEC5", "#B0BEC5", "#B0BEC5", "#B0BEC5", "#B0BEC5", "#B0BEC5", "#B0BEC5", "#B0BEC5", "#B0BEC5", "#B0BEC5", "#B0BEC5", "#B0BEC5", "#B0BEC5", "#B0BEC5", "#B0BEC5", "#B0BEC5", "#B0BEC5", "#B0BEC5", "#B0BEC5", "#B0BEC5", "#B0BEC5", "#B0BEC5", "#B0BEC5", "#B0BEC5", "#B0BEC5", "#B0BEC5", "#B0BEC5", "#B0BEC5", "#B0BEC5", "#B0BEC5", "#B0BEC5", "#B0BEC5", "red", "#B0BEC5", "#B0BEC5", "#B0BEC5", "#B0BEC5", "#B0BEC5", "#B0BEC5", "#B0BEC5", "#B0BEC5", "#B0BEC5", "#B0BEC5"]]}], "label": "Topic 34", "method": "update"}, {"args": [{"marker.color": [["#B0BEC5", "#B0BEC5", "#B0BEC5", "#B0BEC5", "#B0BEC5", "#B0BEC5", "#B0BEC5", "#B0BEC5", "#B0BEC5", "#B0BEC5", "#B0BEC5", "#B0BEC5", "#B0BEC5", "#B0BEC5", "#B0BEC5", "#B0BEC5", "#B0BEC5", "#B0BEC5", "#B0BEC5", "#B0BEC5", "#B0BEC5", "#B0BEC5", "#B0BEC5", "#B0BEC5", "#B0BEC5", "#B0BEC5", "#B0BEC5", "#B0BEC5", "#B0BEC5", "#B0BEC5", "#B0BEC5", "#B0BEC5", "#B0BEC5", "#B0BEC5", "#B0BEC5", "red", "#B0BEC5", "#B0BEC5", "#B0BEC5", "#B0BEC5", "#B0BEC5", "#B0BEC5", "#B0BEC5", "#B0BEC5", "#B0BEC5"]]}], "label": "Topic 35", "method": "update"}, {"args": [{"marker.color": [["#B0BEC5", "#B0BEC5", "#B0BEC5", "#B0BEC5", "#B0BEC5", "#B0BEC5", "#B0BEC5", "#B0BEC5", "#B0BEC5", "#B0BEC5", "#B0BEC5", "#B0BEC5", "#B0BEC5", "#B0BEC5", "#B0BEC5", "#B0BEC5", "#B0BEC5", "#B0BEC5", "#B0BEC5", "#B0BEC5", "#B0BEC5", "#B0BEC5", "#B0BEC5", "#B0BEC5", "#B0BEC5", "#B0BEC5", "#B0BEC5", "#B0BEC5", "#B0BEC5", "#B0BEC5", "#B0BEC5", "#B0BEC5", "#B0BEC5", "#B0BEC5", "#B0BEC5", "#B0BEC5", "red", "#B0BEC5", "#B0BEC5", "#B0BEC5", "#B0BEC5", "#B0BEC5", "#B0BEC5", "#B0BEC5", "#B0BEC5"]]}], "label": "Topic 36", "method": "update"}, {"args": [{"marker.color": [["#B0BEC5", "#B0BEC5", "#B0BEC5", "#B0BEC5", "#B0BEC5", "#B0BEC5", "#B0BEC5", "#B0BEC5", "#B0BEC5", "#B0BEC5", "#B0BEC5", "#B0BEC5", "#B0BEC5", "#B0BEC5", "#B0BEC5", "#B0BEC5", "#B0BEC5", "#B0BEC5", "#B0BEC5", "#B0BEC5", "#B0BEC5", "#B0BEC5", "#B0BEC5", "#B0BEC5", "#B0BEC5", "#B0BEC5", "#B0BEC5", "#B0BEC5", "#B0BEC5", "#B0BEC5", "#B0BEC5", "#B0BEC5", "#B0BEC5", "#B0BEC5", "#B0BEC5", "#B0BEC5", "#B0BEC5", "red", "#B0BEC5", "#B0BEC5", "#B0BEC5", "#B0BEC5", "#B0BEC5", "#B0BEC5", "#B0BEC5"]]}], "label": "Topic 37", "method": "update"}, {"args": [{"marker.color": [["#B0BEC5", "#B0BEC5", "#B0BEC5", "#B0BEC5", "#B0BEC5", "#B0BEC5", "#B0BEC5", "#B0BEC5", "#B0BEC5", "#B0BEC5", "#B0BEC5", "#B0BEC5", "#B0BEC5", "#B0BEC5", "#B0BEC5", "#B0BEC5", "#B0BEC5", "#B0BEC5", "#B0BEC5", "#B0BEC5", "#B0BEC5", "#B0BEC5", "#B0BEC5", "#B0BEC5", "#B0BEC5", "#B0BEC5", "#B0BEC5", "#B0BEC5", "#B0BEC5", "#B0BEC5", "#B0BEC5", "#B0BEC5", "#B0BEC5", "#B0BEC5", "#B0BEC5", "#B0BEC5", "#B0BEC5", "#B0BEC5", "red", "#B0BEC5", "#B0BEC5", "#B0BEC5", "#B0BEC5", "#B0BEC5", "#B0BEC5"]]}], "label": "Topic 38", "method": "update"}, {"args": [{"marker.color": [["#B0BEC5", "#B0BEC5", "#B0BEC5", "#B0BEC5", "#B0BEC5", "#B0BEC5", "#B0BEC5", "#B0BEC5", "#B0BEC5", "#B0BEC5", "#B0BEC5", "#B0BEC5", "#B0BEC5", "#B0BEC5", "#B0BEC5", "#B0BEC5", "#B0BEC5", "#B0BEC5", "#B0BEC5", "#B0BEC5", "#B0BEC5", "#B0BEC5", "#B0BEC5", "#B0BEC5", "#B0BEC5", "#B0BEC5", "#B0BEC5", "#B0BEC5", "#B0BEC5", "#B0BEC5", "#B0BEC5", "#B0BEC5", "#B0BEC5", "#B0BEC5", "#B0BEC5", "#B0BEC5", "#B0BEC5", "#B0BEC5", "#B0BEC5", "red", "#B0BEC5", "#B0BEC5", "#B0BEC5", "#B0BEC5", "#B0BEC5"]]}], "label": "Topic 39", "method": "update"}, {"args": [{"marker.color": [["#B0BEC5", "#B0BEC5", "#B0BEC5", "#B0BEC5", "#B0BEC5", "#B0BEC5", "#B0BEC5", "#B0BEC5", "#B0BEC5", "#B0BEC5", "#B0BEC5", "#B0BEC5", "#B0BEC5", "#B0BEC5", "#B0BEC5", "#B0BEC5", "#B0BEC5", "#B0BEC5", "#B0BEC5", "#B0BEC5", "#B0BEC5", "#B0BEC5", "#B0BEC5", "#B0BEC5", "#B0BEC5", "#B0BEC5", "#B0BEC5", "#B0BEC5", "#B0BEC5", "#B0BEC5", "#B0BEC5", "#B0BEC5", "#B0BEC5", "#B0BEC5", "#B0BEC5", "#B0BEC5", "#B0BEC5", "#B0BEC5", "#B0BEC5", "#B0BEC5", "red", "#B0BEC5", "#B0BEC5", "#B0BEC5", "#B0BEC5"]]}], "label": "Topic 40", "method": "update"}, {"args": [{"marker.color": [["#B0BEC5", "#B0BEC5", "#B0BEC5", "#B0BEC5", "#B0BEC5", "#B0BEC5", "#B0BEC5", "#B0BEC5", "#B0BEC5", "#B0BEC5", "#B0BEC5", "#B0BEC5", "#B0BEC5", "#B0BEC5", "#B0BEC5", "#B0BEC5", "#B0BEC5", "#B0BEC5", "#B0BEC5", "#B0BEC5", "#B0BEC5", "#B0BEC5", "#B0BEC5", "#B0BEC5", "#B0BEC5", "#B0BEC5", "#B0BEC5", "#B0BEC5", "#B0BEC5", "#B0BEC5", "#B0BEC5", "#B0BEC5", "#B0BEC5", "#B0BEC5", "#B0BEC5", "#B0BEC5", "#B0BEC5", "#B0BEC5", "#B0BEC5", "#B0BEC5", "#B0BEC5", "red", "#B0BEC5", "#B0BEC5", "#B0BEC5"]]}], "label": "Topic 41", "method": "update"}, {"args": [{"marker.color": [["#B0BEC5", "#B0BEC5", "#B0BEC5", "#B0BEC5", "#B0BEC5", "#B0BEC5", "#B0BEC5", "#B0BEC5", "#B0BEC5", "#B0BEC5", "#B0BEC5", "#B0BEC5", "#B0BEC5", "#B0BEC5", "#B0BEC5", "#B0BEC5", "#B0BEC5", "#B0BEC5", "#B0BEC5", "#B0BEC5", "#B0BEC5", "#B0BEC5", "#B0BEC5", "#B0BEC5", "#B0BEC5", "#B0BEC5", "#B0BEC5", "#B0BEC5", "#B0BEC5", "#B0BEC5", "#B0BEC5", "#B0BEC5", "#B0BEC5", "#B0BEC5", "#B0BEC5", "#B0BEC5", "#B0BEC5", "#B0BEC5", "#B0BEC5", "#B0BEC5", "#B0BEC5", "#B0BEC5", "red", "#B0BEC5", "#B0BEC5"]]}], "label": "Topic 42", "method": "update"}, {"args": [{"marker.color": [["#B0BEC5", "#B0BEC5", "#B0BEC5", "#B0BEC5", "#B0BEC5", "#B0BEC5", "#B0BEC5", "#B0BEC5", "#B0BEC5", "#B0BEC5", "#B0BEC5", "#B0BEC5", "#B0BEC5", "#B0BEC5", "#B0BEC5", "#B0BEC5", "#B0BEC5", "#B0BEC5", "#B0BEC5", "#B0BEC5", "#B0BEC5", "#B0BEC5", "#B0BEC5", "#B0BEC5", "#B0BEC5", "#B0BEC5", "#B0BEC5", "#B0BEC5", "#B0BEC5", "#B0BEC5", "#B0BEC5", "#B0BEC5", "#B0BEC5", "#B0BEC5", "#B0BEC5", "#B0BEC5", "#B0BEC5", "#B0BEC5", "#B0BEC5", "#B0BEC5", "#B0BEC5", "#B0BEC5", "#B0BEC5", "red", "#B0BEC5"]]}], "label": "Topic 43", "method": "update"}, {"args": [{"marker.color": [["#B0BEC5", "#B0BEC5", "#B0BEC5", "#B0BEC5", "#B0BEC5", "#B0BEC5", "#B0BEC5", "#B0BEC5", "#B0BEC5", "#B0BEC5", "#B0BEC5", "#B0BEC5", "#B0BEC5", "#B0BEC5", "#B0BEC5", "#B0BEC5", "#B0BEC5", "#B0BEC5", "#B0BEC5", "#B0BEC5", "#B0BEC5", "#B0BEC5", "#B0BEC5", "#B0BEC5", "#B0BEC5", "#B0BEC5", "#B0BEC5", "#B0BEC5", "#B0BEC5", "#B0BEC5", "#B0BEC5", "#B0BEC5", "#B0BEC5", "#B0BEC5", "#B0BEC5", "#B0BEC5", "#B0BEC5", "#B0BEC5", "#B0BEC5", "#B0BEC5", "#B0BEC5", "#B0BEC5", "#B0BEC5", "#B0BEC5", "red"]]}], "label": "Topic 44", "method": "update"}]}], "title": {"font": {"color": "Black", "size": 22}, "text": "<b>Intertopic Distance Map", "x": 0.5, "xanchor": "center", "y": 0.95, "yanchor": "top"}, "width": 650, "xaxis": {"anchor": "y", "domain": [0, 1], "range": [-3.744, 35.21], "title": {"text": ""}, "type": "linear", "visible": false}, "yaxis": {"anchor": "x", "domain": [0, 1], "range": [-5.797, 16.57], "title": {"text": ""}, "type": "linear", "visible": false}}}
